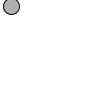
Frame 1 (no input)
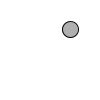
Frame 60 (the mouse pressed at the canvas centre just before this capture)
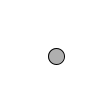
Frame 120 (the mouse held since frame 60 and released just before this capture)

The Processing sketch that drew these frames (run headless with seeded random() and noise(); from frame 60 on, the mouse is pressed at the canvas centre):

// Processing sketch: Bouncing_ball
// ── Bouncing_ball.pde
float x = 10; //<>//
float y = 10;
float xspeed = 1;
float yspeed = -3.3;

void setup() {
size(100,100); //<>//
  background(255);

}

void draw() { //<>//

 background(255);
 

  x = x + xspeed;
  y = y + yspeed;

  if ((x > width-8) || (x < 8)) {
    xspeed = xspeed * -1;
  }
  if ((y > height-8) || (y < 8)) {
    yspeed = yspeed * -1;
  }
 
  stroke(0);
  fill(175);
  ellipse(x,y,16,16); //<>//
   //<>//
}
